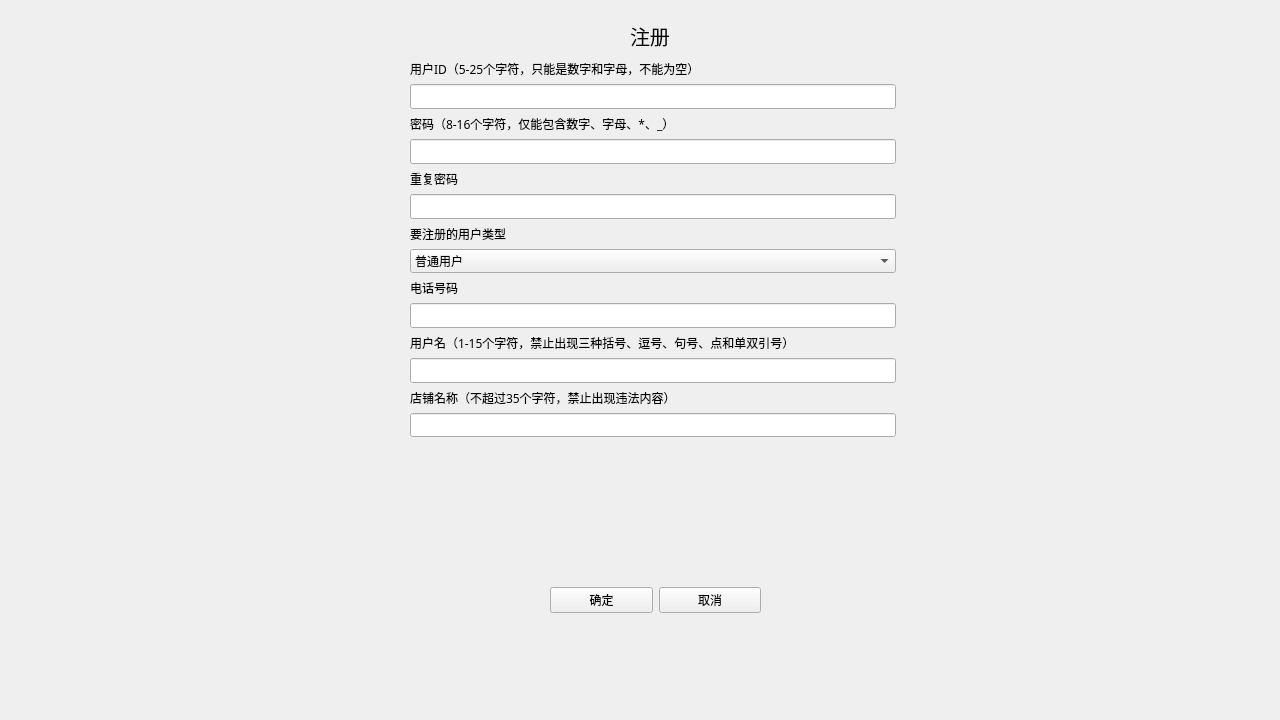
<?xml version="1.0" encoding="UTF-8"?>
<ui version="4.0">
 <class>registWidget</class>
 <widget class="QWidget" name="registWidget">
  <property name="geometry">
   <rect>
    <x>0</x>
    <y>0</y>
    <width>1280</width>
    <height>720</height>
   </rect>
  </property>
  <property name="font">
   <font>
    <family>宋体</family>
   </font>
  </property>
  <property name="windowTitle">
   <string>注册</string>
  </property>
  <widget class="QWidget" name="verticalLayoutWidget_4">
   <property name="geometry">
    <rect>
     <x>410</x>
     <y>60</y>
     <width>486</width>
     <height>377</height>
    </rect>
   </property>
   <layout class="QVBoxLayout" name="inputsLayout">
    <item>
     <layout class="QVBoxLayout" name="usr_idLayout">
      <item>
       <widget class="QLabel" name="label_1">
        <property name="font">
         <font>
          <family>宋体</family>
          <pointsize>9</pointsize>
         </font>
        </property>
        <property name="text">
         <string>用户ID（5-25个字符，只能是数字和字母，不能为空）</string>
        </property>
       </widget>
      </item>
      <item>
       <widget class="QLineEdit" name="usr_id"/>
      </item>
     </layout>
    </item>
    <item>
     <layout class="QVBoxLayout" name="pswdLayout">
      <item>
       <widget class="QLabel" name="label_2">
        <property name="text">
         <string>密码（8-16个字符，仅能包含数字、字母、*、_）</string>
        </property>
       </widget>
      </item>
      <item>
       <widget class="QLineEdit" name="pswd">
        <property name="echoMode">
         <enum>QLineEdit::Password</enum>
        </property>
       </widget>
      </item>
     </layout>
    </item>
    <item>
     <layout class="QVBoxLayout" name="pswd_againLayout">
      <item>
       <widget class="QLabel" name="label_3">
        <property name="text">
         <string>重复密码</string>
        </property>
       </widget>
      </item>
      <item>
       <widget class="QLineEdit" name="pswd_again">
        <property name="echoMode">
         <enum>QLineEdit::Password</enum>
        </property>
       </widget>
      </item>
     </layout>
    </item>
    <item>
     <layout class="QVBoxLayout" name="typeLayout">
      <item>
       <widget class="QLabel" name="label_4">
        <property name="text">
         <string>要注册的用户类型</string>
        </property>
       </widget>
      </item>
      <item>
       <widget class="QComboBox" name="type">
        <item>
         <property name="text">
          <string>普通用户</string>
         </property>
        </item>
        <item>
         <property name="text">
          <string>商家</string>
         </property>
        </item>
       </widget>
      </item>
     </layout>
    </item>
    <item>
     <layout class="QVBoxLayout" name="phone_numberLayout">
      <item>
       <widget class="QLabel" name="label_6">
        <property name="text">
         <string>电话号码</string>
        </property>
       </widget>
      </item>
      <item>
       <widget class="QLineEdit" name="phone_number"/>
      </item>
     </layout>
    </item>
    <item>
     <layout class="QVBoxLayout" name="usr_nameLayout">
      <item>
       <widget class="QLabel" name="label_5">
        <property name="text">
         <string>用户名（1-15个字符，禁止出现三种括号、逗号、句号、点和单双引号）</string>
        </property>
       </widget>
      </item>
      <item>
       <widget class="QLineEdit" name="usr_name"/>
      </item>
     </layout>
    </item>
    <item>
     <layout class="QVBoxLayout" name="store_nameLayout">
      <item>
       <widget class="QLabel" name="label_7">
        <property name="text">
         <string>店铺名称（不超过35个字符，禁止出现违法内容）</string>
        </property>
       </widget>
      </item>
      <item>
       <widget class="QLineEdit" name="store_name"/>
      </item>
     </layout>
    </item>
   </layout>
  </widget>
  <widget class="QWidget" name="horizontalLayoutWidget">
   <property name="geometry">
    <rect>
     <x>550</x>
     <y>560</y>
     <width>211</width>
     <height>80</height>
    </rect>
   </property>
   <layout class="QHBoxLayout" name="buttonsLayout">
    <item>
     <widget class="QPushButton" name="confirmButton">
      <property name="text">
       <string>确定</string>
      </property>
     </widget>
    </item>
    <item>
     <widget class="QPushButton" name="cancelButton">
      <property name="text">
       <string>取消</string>
      </property>
     </widget>
    </item>
   </layout>
  </widget>
  <widget class="QLabel" name="label">
   <property name="geometry">
    <rect>
     <x>630</x>
     <y>20</y>
     <width>51</width>
     <height>31</height>
    </rect>
   </property>
   <property name="font">
    <font>
     <family>宋体</family>
     <pointsize>15</pointsize>
    </font>
   </property>
   <property name="text">
    <string>注册</string>
   </property>
  </widget>
 </widget>
 <resources/>
 <connections>
  <connection>
   <sender>cancelButton</sender>
   <signal>clicked()</signal>
   <receiver>registWidget</receiver>
   <slot>close()</slot>
   <hints>
    <hint type="sourcelabel">
     <x>369</x>
     <y>379</y>
    </hint>
    <hint type="destinationlabel">
     <x>319</x>
     <y>239</y>
    </hint>
   </hints>
  </connection>
 </connections>
</ui>
